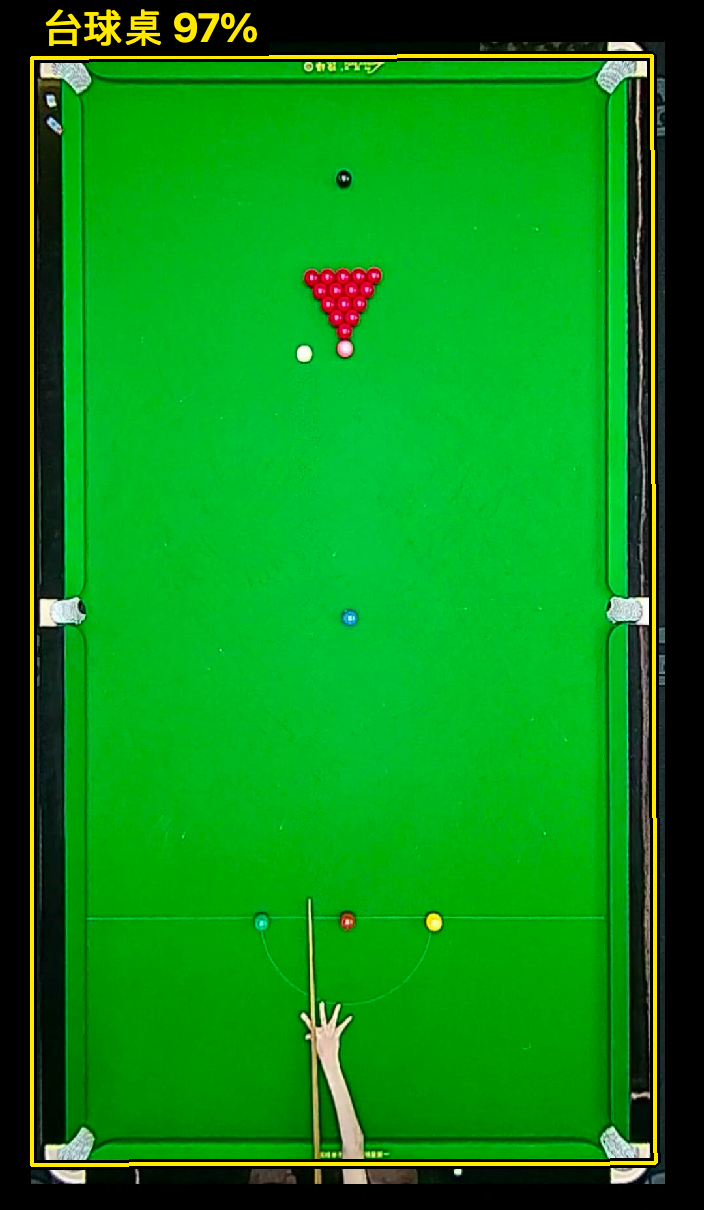
#> input picture tests/fixtures/calibration_portrait.png, 704 x 1210 px
$ python -i prepare_billiards_dataset.py   (imports and definitions only)
#> lines starting #> are read from the running program, lines starting #| are printed output that depends on the picture; after the words box and inside, x2 and y2 are one past the last pixel; in counts of white or black regions, pixels touching at a corner belong together
#> further down, picture is the input picture: shape (1210, 704, 3); mean B, G, R 21.6, 136.1, 10.8
"""Convert audited LabelMe boxes and add reviewed table/demo-video labels."""
# 已有离线数据准备工具，必须显式运行才构造训练目录；本轮不会执行。
# 保持原训练/验证划分；自动派生目标或历史人工标注的来源不能混淆。

from pathlib import Path
import argparse
import json
import shutil
import cv2
import numpy as np
import yaml

ROOT = Path(__file__).resolve().parents[1]
DATASET = ROOT / 'data' / 'dataset'


# 从当前图像估计台面外接范围，用于数据转换而非线上校准。
# [9 lines left out: function table_box, not called in this run]


# 为历史演示素材提取球体候选，不视为独立人类标注或新场景准确率。
def demo_balls(image):
    hsv = cv2.cvtColor(image, cv2.COLOR_BGR2HSV)
#> hsv: shape (1210, 704, 3); mean H, S, V 53.4, 202.6, 137.4
    masks = [cv2.inRange(hsv, np.array([0, 100, 80]), np.array([12, 255, 255])) |
             cv2.inRange(hsv, np.array([170, 100, 80]), np.array([179, 255, 255])),
             cv2.inRange(hsv, np.array([15, 100, 100]), np.array([38, 255, 255]))]
    boxes=[]
    for mask in masks:
        contours,_=cv2.findContours(mask,cv2.RETR_EXTERNAL,cv2.CHAIN_APPROX_SIMPLE)
        for c in contours:
            area=cv2.contourArea(c); x,y,w,h=cv2.boundingRect(c)
            perimeter=cv2.arcLength(c,True)
            if (150 < area < 2200 and 0.65 < w/h < 1.5 and
                4*np.pi*area/max(perimeter**2,1) > .6 and w < 65 and h < 65):
                # Color mask misses dark/shaded edges; pad the reviewed box.
                if w <= 45 and h <= 45:
                    boxes.append([max(0,x-3),max(0,y-3),min(image.shape[1],x+w+3),min(image.shape[0],y+h+3)])
#> this loop made 2 passes
#> after the loop, boxes = [[240, 23, 260, 45], [218, 10, 238, 32]]
    green=cv2.inRange(hsv,np.array([30,35,25]),np.array([95,255,255]))
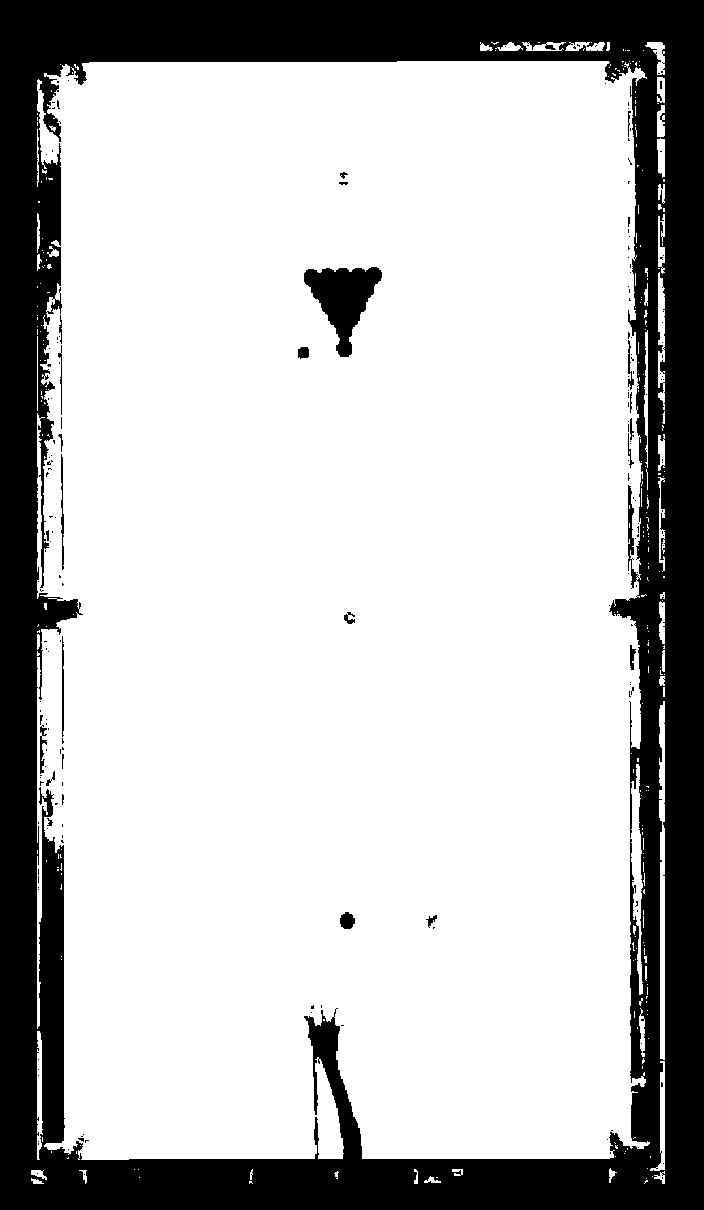
#> green: shape (1210, 704); 75.1% white; 190 black regions (166 under 20 px)
    contours,_=cv2.findContours(green,cv2.RETR_EXTERNAL,cv2.CHAIN_APPROX_SIMPLE)
#> contours = 272 contours, 237 with area under 20; largest, box (x1, y1, x2, y2) and area: (37, 61, 650, 1160) 633676, (659, 701, 665, 1060) 1404, (658, 272, 665, 410) 542, (37, 1031, 43, 1160) 430, (650, 1061, 665, 1171) 422
    table=max(contours,key=cv2.contourArea)
#> table = contour of 2011 points, box (x1, y1, x2, y2) (37, 61, 650, 1160), area 633676
    gray=cv2.cvtColor(image,cv2.COLOR_BGR2GRAY)
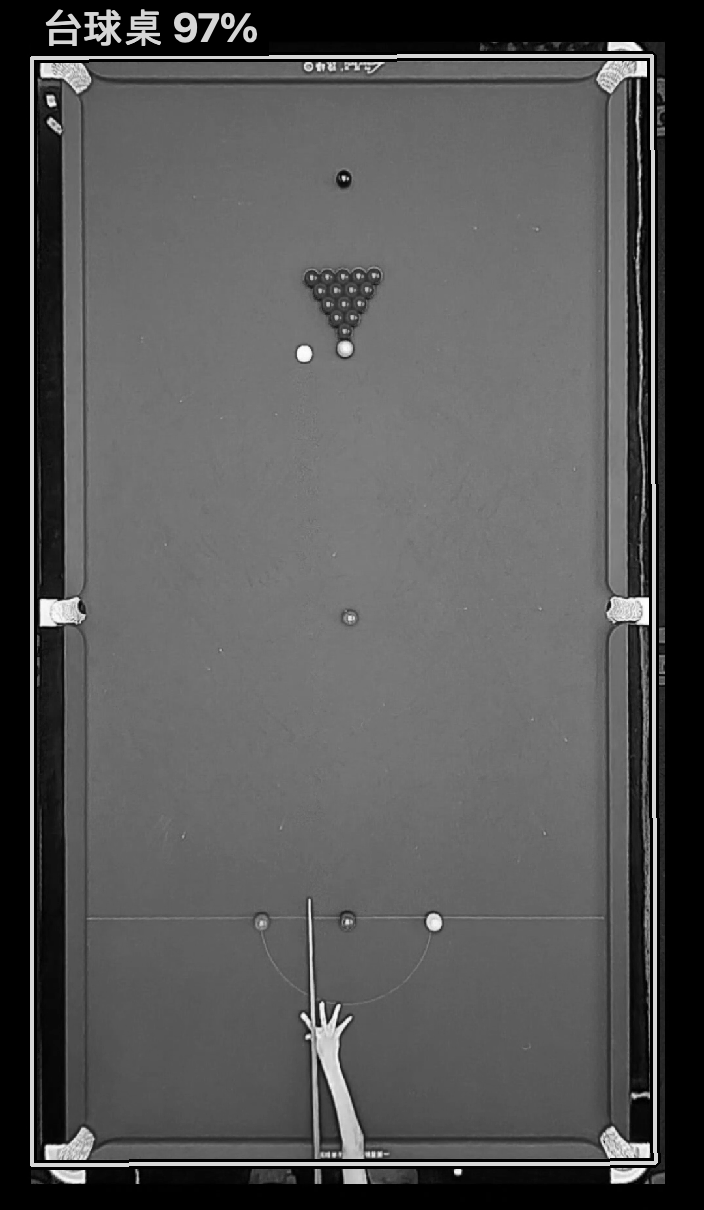
#> gray: shape (1210, 704); min 0, max 253, mean 85.6
    circles=cv2.HoughCircles(cv2.GaussianBlur(gray,(5,5),1),cv2.HOUGH_GRADIENT,
                            dp=1,minDist=23,param1=80,param2=18,minRadius=9,maxRadius=24)
#> circles = 20 rows, first 8: [73.5, 73.5, 18.8], [622.5, 1154.5, 16.8], [622.5, 609.5, 16.6], [184.5, 30.5, 11.6], [630.5, 577.5, 22.3], [612.5, 71.5, 14.5], [627.5, 642.5, 22.3], [53.5, 98.5, 21.2]
    if circles is not None:
        for x,y,r in circles[0]:
            H,S,V=hsv[round(y),round(x)]
            if not (S>100 and V>100 and (H<=12 or H>=170 or 15<=H<=38)):
                continue
            if cv2.pointPolygonTest(table,(float(x),float(y)),False)<0:
                continue
            if any(np.hypot(x-(b[0]+b[2])/2,y-(b[1]+b[3])/2)<20 for b in boxes):
                continue
            radius=float(r)+3
            boxes.append([max(0,float(x)-radius),max(0,float(y)-radius),
                          min(image.shape[1],float(x)+radius),min(image.shape[0],float(y)+radius)])
#> this loop made 20 passes
#> (x, y, r, H, S, V) on passes 1 to 12: (73.5, 73.5, 18.8, 87, 37, 181), (622.5, 1154.5, 16.8, 96, 29, 183), (622.5, 609.5, 16.6, 83, 18, 237), (184.5, 30.5, 11.6, 28, 255, 255), (630.5, 577.5, 22.3, 87, 152, 47), (612.5, 71.5, 14.5, 86, 30, 212), (627.5, 642.5, 22.3, 72, 255, 38), (53.5, 98.5, 21.2, 59, 53, 168), (333.5, 1016.5, 19, 29, 41, 252), (72.5, 609.5, 12.2, 90, 25, 211), (73.5, 1161.5, 13.4, 0, 0, 0), (127.5, 27.5, 13.1, 0, 0, 0)
#> (x, y, r, H, S, V, radius) on passes 15 to 16: (432.5, 922.5, 9.6, 28, 128, 246, 12.6), (337.5, 299.5, 11.8, 172, 255, 219, 14.8)
#> after the loop, boxes = [[240, 23, 260, 45], [218, 10, 238, 32], [419.9, 909.9, 445.1, 935.1], [322.7, 284.7, 352.3, 314.3]]
    return boxes


# 保存样本图与 YOLO 标签，并根据原始划分写到对应目录。
# [69 lines left out: functions write_sample, main, not called in this run]


# [1 line not run here, left out]

>>> import cv2
>>> picture = cv2.imread('../tests/fixtures/calibration_portrait.png')
>>> result = demo_balls(picture)
#> result has the same summary as boxes in demo_balls
